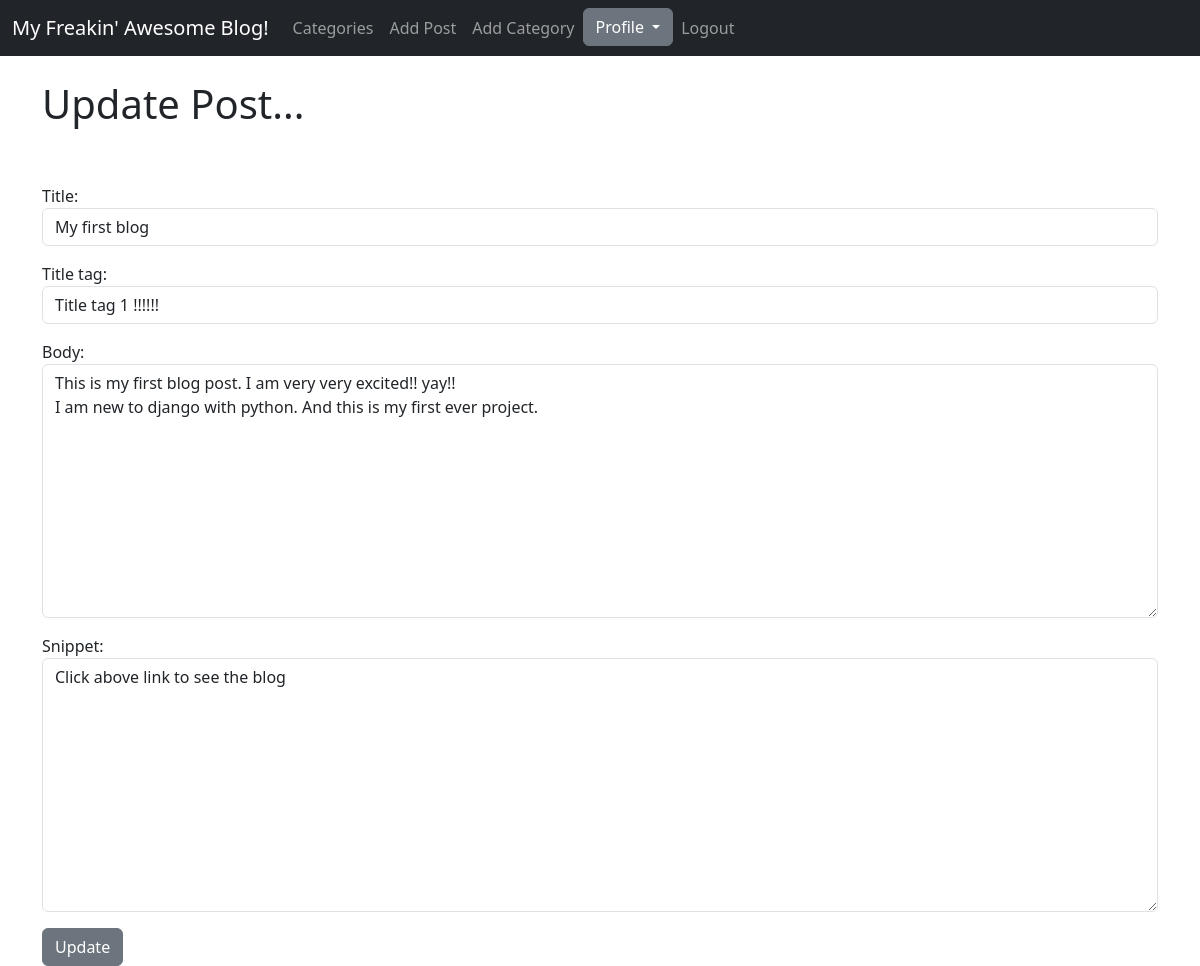
Screenshot of /article/edit/1 (signed in) with the database file from the repository.
### theblog1/models.py (models this page shows, shortened)
class Post(models.Model):
	title=models.CharField(max_length=255)
	header_image=models.ImageField(null = True, blank = True, upload_to = 'images/')
	title_tag=models.CharField(max_length=255)
	author=models.ForeignKey(User,on_delete=models.CASCADE)
	body=RichTextField(blank = True, null = True)
	post_date=models.DateField(auto_now_add=True)
	category=models.CharField(max_length=255,default='coding')
	likes = models.ManyToManyField(User,related_name='blog_posts')
	snippet=models.CharField(max_length=255,default='Click above link to see the blog')

### theblog1/views.py (the view)
# urls.py: path('article/edit/<int:pk>',UpdatePostView.as_view(),name = 'update_post'),
class UpdatePostView(UpdateView):
	model = Post
	form_class = EditForm
	template_name = 'update_post.html'

### theblog1/forms.py
class EditForm(forms.ModelForm):
	class Meta:
		model = Post
		fields = ('title','title_tag','body','snippet')
		widgets = {'title' : forms.TextInput(attrs = {'class':'form-control','placeholder': 'This is a Title place holders'}),
		'title_tag' : forms.TextInput(attrs = {'class':'form-control'}),
		'body' : forms.Textarea(attrs = {'class':'form-control'}),
		'snippet' : forms.Textarea(attrs = {'class':'form-control'}),
		}

### theblog1/templates/update_post.html (shortened to what this page needs)
{% extends 'base.html' %}
{% block content %}
{% if user.is_authenticated %}
	{% if user.id == post.author.id %}
		<h1>Update Post...</h1>
		<br/><br/>
		<div class = "form-group">
		<form method="POST">
			{{ form.as_p }}
			<button class="btn btn-secondary">Update</button>
		</div>
	{% else %}
		<big>You're not allowed here! (and you know it...)</big>
	{% endif %}
{% else %}
You're not allowed here! (and you know it...)
{% endif %}
{% endblock %}

### rows the page displays
Post: title "My first blog", title_tag "Title tag 1 !!!!!!", body "This is my first blog post. I am very very excited!! yay!! I am new to django with python. And this is my first ever project.", snippet "Click above link to see the blog"
